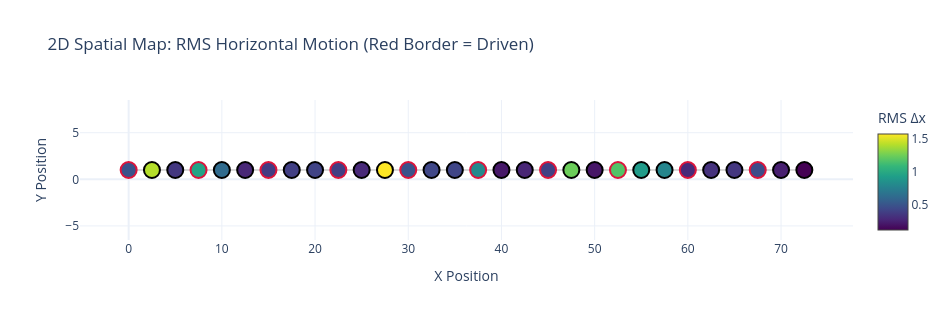

The code cell stored with this chart in its notebook:
### Code cell
fig_spatial = plot_movement_nodes_spatial(
    X, nodes_pos=nodes_pos, target_nodes=target_nodes, N=N
)
fig_spatial.show()

### Figure 1 — Plotly figure (JSON) as saved in the notebook; plotly's stock layout.template omitted (floating-point values rounded to 4 significant figures)
{"data": [{"hoverinfo": "none", "line": {"color": "rgba(160, 160, 160, 0.4)", "width": 2}, "mode": "lines", "showlegend": false, "type": "scatter", "x": [0.0, 2.5, 5.0, 7.5, 10.0, 12.5, 15.0, 17.5, 20.0, 22.5, 25.0, 27.5, 30.0, 32.5, 35.0, 37.5, 40.0, 42.5, 45.0, 47.5, 50.0, 52.5, 55.0, 57.5, 60.0, 62.5, 65.0, 67.5, 70.0, 72.5], "y": [1.0, 1.0, 1.0, 1.0, 1.0, 1.0, 1.0, 1.0, 1.0, 1.0, 1.0, 1.0, 1.0, 1.0, 1.0, 1.0, 1.0, 1.0, 1.0, 1.0, 1.0, 1.0, 1.0, 1.0, 1.0, 1.0, 1.0, 1.0, 1.0, 1.0]}, {"hoverinfo": "text", "marker": {"color": [0.486, 1.41, 0.3546, 0.9585, 0.6198, 0.2754, 0.3735, 0.3899, 0.4119, 0.3872, 0.2851, 1.573, 0.4874, 0.4312, 0.424, 0.8036, 0.2132, 0.2697, 0.397, 1.241, 0.2062, 1.169, 0.9075, 0.7817, 0.2915, 0.3277, 0.3518, 0.4568, 0.2436, 0.1179], "colorbar": {"title": {"text": "RMS Δx"}}, "colorscale": [[0, "#440154"], [0.1111, "#482878"], [0.2222, "#3e4989"], [0.3333, "#31688e"], [0.4444, "#26828e"], [0.5556, "#1f9e89"], [0.6667, "#35b779"], [0.7778, "#6ece58"], [0.8889, "#b5de2b"], [1, "#fde725"]], "line": {"color": ["crimson", "black", "black", "crimson", "black", "black", "crimson", "black", "black", "crimson", "black", "black", "crimson", "black", "black", "crimson", "black", "black", "crimson", "black", "black", "crimson", "black", "black", "crimson", "black", "black", "crimson", "black", "black"], "width": 2}, "showscale": true, "size": 16}, "mode": "markers", "showlegend": false, "text": ["Chain Node #0 (Global ID: 1)<br>RMS Δx: 0.4860<br>Driven: Yes", "Chain Node #1 (Global ID: 4)<br>RMS Δx: 1.4095<br>Driven: No", "Chain Node #2 (Global ID: 7)<br>RMS Δx: 0.3546<br>Driven: No", "Chain Node #3 (Global ID: 10)<br>RMS Δx: 0.9585<br>Driven: Yes", "Chain Node #4 (Global ID: 13)<br>RMS Δx: 0.6198<br>Driven: No", "Chain Node #5 (Global ID: 16)<br>RMS Δx: 0.2754<br>Driven: No", "Chain Node #6 (Global ID: 19)<br>RMS Δx: 0.3735<br>Driven: Yes", "Chain Node #7 (Global ID: 22)<br>RMS Δx: 0.3899<br>Driven: No", "Chain Node #8 (Global ID: 25)<br>RMS Δx: 0.4119<br>Driven: No", "Chain Node #9 (Global ID: 28)<br>RMS Δx: 0.3872<br>Driven: Yes", "Chain Node #10 (Global ID: 31)<br>RMS Δx: 0.2851<br>Driven: No", "Chain Node #11 (Global ID: 34)<br>RMS Δx: 1.5730<br>Driven: No", "Chain Node #12 (Global ID: 37)<br>RMS Δx: 0.4874<br>Driven: Yes", "Chain Node #13 (Global ID: 40)<br>RMS Δx: 0.4312<br>Driven: No", "Chain Node #14 (Global ID: 43)<br>RMS Δx: 0.4240<br>Driven: No", "Chain Node #15 (Global ID: 46)<br>RMS Δx: 0.8036<br>Driven: Yes", "Chain Node #16 (Global ID: 49)<br>RMS Δx: 0.2132<br>Driven: No", "Chain Node #17 (Global ID: 52)<br>RMS Δx: 0.2697<br>Driven: No", "Chain Node #18 (Global ID: 55)<br>RMS Δx: 0.3970<br>Driven: Yes", "Chain Node #19 (Global ID: 58)<br>RMS Δx: 1.2412<br>Driven: No", "Chain Node #20 (Global ID: 61)<br>RMS Δx: 0.2062<br>Driven: No", "Chain Node #21 (Global ID: 64)<br>RMS Δx: 1.1688<br>Driven: Yes", "Chain Node #22 (Global ID: 67)<br>RMS Δx: 0.9075<br>Driven: No", "Chain Node #23 (Global ID: 70)<br>RMS Δx: 0.7817<br>Driven: No", "Chain Node #24 (Global ID: 73)<br>RMS Δx: 0.2915<br>Driven: Yes", "Chain Node #25 (Global ID: 76)<br>RMS Δx: 0.3277<br>Driven: No", "Chain Node #26 (Global ID: 79)<br>RMS Δx: 0.3518<br>Driven: No", "Chain Node #27 (Global ID: 82)<br>RMS Δx: 0.4568<br>Driven: Yes", "Chain Node #28 (Global ID: 85)<br>RMS Δx: 0.2436<br>Driven: No", "Chain Node #29 (Global ID: 88)<br>RMS Δx: 0.1179<br>Driven: No"], "type": "scatter", "x": [0.0, 2.5, 5.0, 7.5, 10.0, 12.5, 15.0, 17.5, 20.0, 22.5, 25.0, 27.5, 30.0, 32.5, 35.0, 37.5, 40.0, 42.5, 45.0, 47.5, 50.0, 52.5, 55.0, 57.5, 60.0, 62.5, 65.0, 67.5, 70.0, 72.5], "y": [1.0, 1.0, 1.0, 1.0, 1.0, 1.0, 1.0, 1.0, 1.0, 1.0, 1.0, 1.0, 1.0, 1.0, 1.0, 1.0, 1.0, 1.0, 1.0, 1.0, 1.0, 1.0, 1.0, 1.0, 1.0, 1.0, 1.0, 1.0, 1.0, 1.0]}], "layout": {"height": 320, "title": {"text": "2D Spatial Map: RMS Horizontal Motion (Red Border = Driven)"}, "width": 950, "xaxis": {"scaleanchor": "y", "scaleratio": 1, "title": {"text": "X Position"}}, "yaxis": {"title": {"text": "Y Position"}}}}
